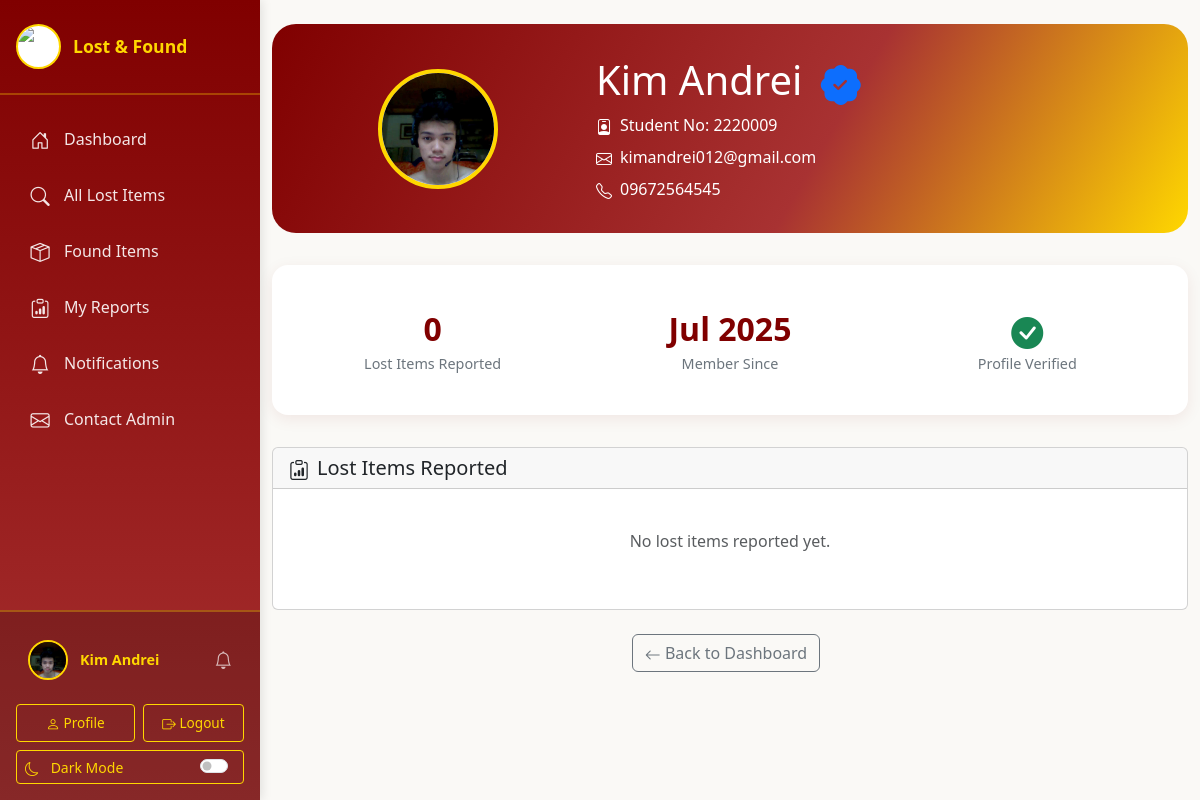
Screenshot of /htdocs/public/view_profile.php?student_no=2220009 (signed in) with the database file from the repository.
### tables this page shows
CREATE TABLE `student` (
  `StudentID` int NOT NULL AUTO_INCREMENT,
  `StudentNo` varchar(20) NOT NULL,
  `PasswordHash` varchar(255) NOT NULL,
  `StudentName` varchar(100) NOT NULL,
  `Email` varchar(100) NOT NULL,
  `PhoneNo` varchar(20) DEFAULT NULL,
  `Course` varchar(100) DEFAULT NULL,
  `YearLevel` varchar(20) DEFAULT NULL,
  `ProfilePhoto` varchar(255) DEFAULT NULL,
  `CreatedAt` timestamp NULL DEFAULT CURRENT_TIMESTAMP,
  `UpdatedAt` timestamp NULL DEFAULT CURRENT_TIMESTAMP ON UPDATE CURRENT_TIMESTAMP,
  `Bio` text,
  `PhotoConfirmed` tinyint(1) DEFAULT '0',
  PRIMARY KEY (`StudentID`),
  UNIQUE KEY `StudentNo` (`StudentNo`),
  UNIQUE KEY `Email` (`Email`),
  KEY `idx_student_studentno` (`StudentNo`),
  KEY `idx_student_email` (`Email`)
);

### htdocs/classes/Notification.php (called while the page is built, shortened)
<?php
class Notification {
    private $conn;
    public function __construct($conn) {
        $this->conn = $conn;
    }
    public function getUnreadCount($studentNo) {
        try {
            $stmt = $this->conn->prepare('SELECT COUNT(*) FROM notifications WHERE StudentNo = :studentNo AND IsRead = 0');
            $stmt->execute(['studentNo' => $studentNo]);
            return $stmt->fetchColumn();
        } catch (PDOException $e) {
            return 0;
        }
    }
}

### htdocs/public/view_profile.php (the view, shortened to what this page needs)
<?php
$studentNo = $_GET['student_no'] ?? '';
$db = new Database();
$conn = $db->getConnection();
$stmt = $conn->prepare('SELECT StudentNo, StudentName, Email, PhoneNo, ProfilePhoto, PhotoConfirmed, Bio, CreatedAt FROM student WHERE StudentNo = :studentNo LIMIT 1');
$stmt->execute(['studentNo' => $studentNo]);
$profileStudent = $stmt->fetch(PDO::FETCH_ASSOC);
$stmt = $conn->prepare('SELECT r.ReportID, c.ClassName, r.Description, r.DateOfLoss, r.CreatedAt, r.PhotoURL FROM reportitem r JOIN itemclass c ON r.ItemClassID = c.ItemClassID WHERE r.StudentNo = :studentNo AND r.StatusConfirmed = 1 ORDER BY r.CreatedAt DESC LIMIT 6');
$stmt->execute(['studentNo' => $studentNo]);
$theirReports = $stmt->fetchAll(PDO::FETCH_ASSOC);
?>
<!DOCTYPE html>
<html lang="en">
<head>
  <link href="https://cdn.jsdelivr.net/npm/bootstrap@5.3.0/dist/css/bootstrap.min.css" rel="stylesheet">
  <?php
  $ubCssFile = file_exists(__DIR__ . '/../assets/UB.css') ? 'UB.css' : 'ub.css';
  ?>
  <link href="css.php?file=<?php echo urlencode($ubCssFile); ?>" rel="stylesheet">
  <link href="css.php?file=profile.css" rel="stylesheet">
  <link href="https://cdn.jsdelivr.net/npm/bootstrap-icons@1.10.5/font/bootstrap-icons.css" rel="stylesheet">
</head>
<body>
<?php include '../templates/header.php'; ?>
<div class="container py-4">
  <div class="profile-header text-center">
    <div class="row align-items-center">
      <div class="col-md-4">
        <?php if (!empty($profileStudent['ProfilePhoto']) && isset($profileStudent['PhotoConfirmed']) && $profileStudent['PhotoConfirmed'] == 1): ?>
          <img src="../<?php echo htmlspecialchars($profileStudent['ProfilePhoto']); ?>" alt="Profile Photo" class="profile-photo-large">
        <?php else: ?>
          <i class="bi bi-person-circle profile-photo-large d-flex align-items-center justify-content-center" style="font-size:6rem;color:#FFD700;background:#fff;"></i>
        <?php endif; ?>
      </div>
      <div class="col-md-8 text-md-start">
        <h1 class="mb-2">
          <?php echo htmlspecialchars($profileStudent['StudentName']); ?>
          <?php if (!empty($profileStudent['ProfilePhoto']) && isset($profileStudent['PhotoConfirmed']) && $profileStudent['PhotoConfirmed'] == 1): ?>
            <i class="bi bi-patch-check-fill text-primary ms-2" title="Profile Verified"></i>
          <?php endif; ?>
        </h1>
        <p class="mb-2"><i class="bi bi-person-badge me-2"></i>Student No: <?php echo htmlspecialchars($profileStudent['StudentNo']); ?></p>
        <p class="mb-2"><i class="bi bi-envelope me-2"></i><?php echo htmlspecialchars($profileStudent['Email']); ?></p>
        <?php if (!empty($profileStudent['PhoneNo'])): ?>
          <p class="mb-0"><i class="bi bi-telephone me-2"></i><?php echo htmlspecialchars($profileStudent['PhoneNo']); ?></p>
        <?php endif; ?>
      </div>
    </div>
  </div>
  <div class="profile-stats">
    <div class="row">
      <div class="col-md-4">
        <div class="stat-item">
          <div class="stat-number"><?php echo count($theirReports); ?></div>
          <div class="stat-label">Lost Items Reported</div>
        </div>
      </div>
      <div class="col-md-4">
        <div class="stat-item">
          <div class="stat-number"><?php echo date('M Y', strtotime($profileStudent['CreatedAt'])); ?></div>
          <div class="stat-label">Member Since</div>
        </div>
      </div>
      <div class="col-md-4">
        <div class="stat-item">
          <div class="stat-number">
            <?php if (!empty($profileStudent['ProfilePhoto']) && isset($profileStudent['PhotoConfirmed']) && $profileStudent['PhotoConfirmed'] == 1): ?>
              <i class="bi bi-check-circle-fill text-success"></i>
            <?php else: ?>
              <i class="bi bi-x-circle-fill text-muted"></i>
            <?php endif; ?>
          </div>
          <div class="stat-label">Profile Verified</div>
        </div>
      </div>
    </div>
  </div>
  <div class="card">
    <div class="card-header">
      <h5 class="mb-0"><i class="bi bi-clipboard-data me-2"></i>Lost Items Reported</h5>
    </div>
    <div class="card-body">
      <?php if (count($theirReports) > 0): ?>
        <div class="row g-4">
          <?php foreach ($theirReports as $report): ?>
            <div class="col-md-6 col-lg-4">
              <div class="card h-100 shadow-sm">
                <?php if ($report['PhotoURL']): ?>
                  <img src="../<?php echo encodeImageUrl($report['PhotoURL']); ?>" class="card-img-top" alt="Lost Item Image" style="object-fit:cover;max-height:180px;" onerror="<?php echo getImageErrorHandler(); ?>">
                <?php else: ?>
                  <img src="<?php echo getPlaceholderImage(); ?>" class="card-img-top" alt="No Image">
                <?php endif; ?>
                <div class="card-body d-flex flex-column">
                  <h6 class="card-title mb-1"><?php echo htmlspecialchars($report['ClassName']); ?></h6>
                  <p class="card-text small mb-2"><?php echo htmlspecialchars(mb_strimwidth($report['Description'], 0, 60, '...')); ?></p>
                  <small class="text-muted mb-2">Lost on: <?php echo htmlspecialchars($report['DateOfLoss']); ?></small>
                  <button class="btn btn-primary btn-sm mt-auto" data-bs-toggle="modal" data-bs-target="#reportModal<?php echo $report['ReportID']; ?>">View Details</button>
                </div>
              </div>
            </div>
          <?php endforeach; ?>
        </div>
      <?php else: ?>
        <p class="text-muted text-center py-4">No lost items reported yet.</p>
      <?php endif; ?>
    </div>
  </div>
  <div class="text-center mt-4">
    <a href="dashboard.php" class="btn btn-outline-secondary me-2">
      <i class="bi bi-arrow-left"></i> Back to Dashboard
    </a>
  </div>
</div>
<?php include '../templates/footer.php'; ?>
</body>
</html>

### htdocs/templates/header.php (shortened to what this page needs)
<?php
$student = null;
$conn = null;
if (isset($_SESSION['student'])) {
    $student = $_SESSION['student'];
    try {
        $db = new Database();
        $conn = $db->getConnection();
        if ($conn) {
            $stmt = $conn->prepare('SELECT * FROM student WHERE StudentNo = :studentNo LIMIT 1');
            $stmt->execute(['studentNo' => $_SESSION['student']['StudentNo']]);
            $freshStudent = $stmt->fetch(PDO::FETCH_ASSOC);
            if ($freshStudent) {
                $student = $freshStudent;
            }
        }
    } catch (Exception $e) {
        $student = $_SESSION['student'];
        $conn = null;
    }
}
function nav_active($page) {
  $current = basename($_SERVER['PHP_SELF']);
  return $current === $page ? 'active' : '';
}
$unreadCount = 0;
if ($student && $conn) {
    try {
        require_once __DIR__ . '/../classes/Notification.php';
        $notification = new Notification($conn);
        $unreadCount = $notification->getUnreadCount($student['StudentNo']);
    } catch (Exception $e) {
        $unreadCount = 0;
    }
}
?>
<link href="css.php?file=sidebar.css" rel="stylesheet">
<div class="sidebar-wrapper">
  <aside class="sidebar" id="sidebar">
    <div class="sidebar-header">
      <img src="../assets/ub_logo.png" alt="University of Batangas Logo">
      <span class="brand-text">Lost & Found</span>
    </div>
    <nav class="sidebar-nav">
      <ul class="nav flex-column">
        <li class="nav-item">
          <a class="nav-link <?php echo nav_active('dashboard.php'); ?>" href="dashboard.php">
            <i class="bi bi-house-door"></i>
            <span>Dashboard</span>
          </a>
        </li>
        <li class="nav-item">
          <a class="nav-link <?php echo nav_active('all_lost.php'); ?>" href="all_lost.php">
            <i class="bi bi-search"></i>
            <span>All Lost Items</span>
          </a>
        </li>
        <li class="nav-item">
          <a class="nav-link <?php echo nav_active('found_items.php'); ?>" href="found_items.php">
            <i class="bi bi-box-seam"></i>
            <span>Found Items</span>
          </a>
        </li>
        <li class="nav-item">
          <a class="nav-link <?php echo nav_active('my_reports.php'); ?>" href="my_reports.php">
            <i class="bi bi-clipboard-data"></i>
            <span>My Reports</span>
          </a>
        </li>
        <li class="nav-item">
          <a class="nav-link <?php echo nav_active('notifications.php'); ?>" href="notifications.php">
            <i class="bi bi-bell"></i>
            <span>Notifications</span>
          </a>
        </li>
        <li class="nav-item">
          <a class="nav-link <?php echo nav_active('contact_admin.php'); ?>" href="contact_admin.php">
            <i class="bi bi-envelope"></i>
            <span>Contact Admin</span>
          </a>
        </li>
      </ul>
    </nav>
    <?php if ($student): ?>
      <div class="sidebar-footer">
        <div class="sidebar-user">
          <?php if (!empty($student['ProfilePhoto']) && isset($student['PhotoConfirmed']) && $student['PhotoConfirmed'] == 1): ?>
            <img src="../<?php echo htmlspecialchars($student['ProfilePhoto']); ?>" alt="Profile Photo">
          <?php else: ?>
            <div class="user-icon">
              <i class="bi bi-person-circle"></i>
            </div>
          <?php endif; ?>
          <div class="sidebar-user-info">
            <div class="sidebar-user-name d-flex align-items-center justify-content-between">
              <span><?php echo htmlspecialchars($student['StudentName']); ?></span>
              <?php if ($unreadCount > 0): ?>
                <button class="notification-bell-link position-relative btn p-0 border-0" type="button" data-bs-toggle="modal" data-bs-target="#notificationModal" title="View Notifications">
                  <i class="bi bi-bell-fill" style="color: #FFD700; font-size: 1.1rem;"></i>
                  <span class="position-absolute top-0 start-100 translate-middle badge rounded-pill bg-danger" style="font-size: 0.65rem; padding: 0.2rem 0.4rem;">
                    <?php echo $unreadCount > 9 ? '9+' : $unreadCount; ?>
                  </span>
                </button>
              <?php else: ?>
                <button class="notification-bell-link btn p-0 border-0" type="button" data-bs-toggle="modal" data-bs-target="#notificationModal" title="View Notifications">
                  <i class="bi bi-bell" style="color: rgba(255, 255, 255, 0.7); font-size: 1.1rem;"></i>
                </button>
              <?php endif; ?>
            </div>
          </div>
        </div>
        <div class="sidebar-user-actions">
          <a href="profile.php" class="btn btn-outline-light btn-sm">
            <i class="bi bi-person"></i> Profile
          </a>
          <form method="POST" action="logout.php" style="display: inline; flex: 1;">
            <button type="submit" class="btn btn-outline-light btn-sm w-100">
              <i class="bi bi-box-arrow-right"></i> Logout
            </button>
          </form>
        </div>
        <div class="mt-2">
          <button class="btn btn-outline-light btn-sm w-100 d-flex align-items-center justify-content-between" id="darkModeToggle" type="button" title="Toggle Dark Mode">
            <span>
              <i class="bi bi-moon me-2" id="darkModeIcon"></i>
              <span id="darkModeText" class="dark-mode-text">Dark Mode</span>
            </span>
            <span class="form-check form-switch mb-0 dark-mode-switch">
              <input class="form-check-input" type="checkbox" id="darkModeSwitch">
            </span>
          </button>
        </div>
      </div>
    <?php endif; ?>
  </aside>
  <main class="main-content">

### htdocs/public/view_profile.php (style rules this page uses)
.profile-header { background: linear-gradient(120deg, #800000 0%, #a83232 60%, #FFD700 100%); color: #fff; border-radius: 1.5rem; padding: 2rem; margin-bottom: 2rem; position: relative; overflow: hidden; }
.profile-photo-large { width: 120px; height: 120px; border-radius: 50%; object-fit: cover; border: 4px solid #FFD700; background: #fff; }
.profile-stats { background: #fff; border-radius: 1rem; padding: 1.5rem; box-shadow: 0 4px 16px rgba(128,0,0,0.08); margin-bottom: 2rem; }
.stat-item { text-align: center; padding: 1rem; }
.stat-number { font-size: 2rem; font-weight: bold; color: #800000; }
.stat-label { color: #6c757d; font-size: 0.9rem; }

### rows the page displays
student: ProfilePhoto (picture), StudentName "Kim Andrei", StudentNo "2220009", Email "kimandrei012@gmail.com", PhoneNo "09672564545", CreatedAt "Jul 2025"

### other values shown
count($theirReports) "0"
